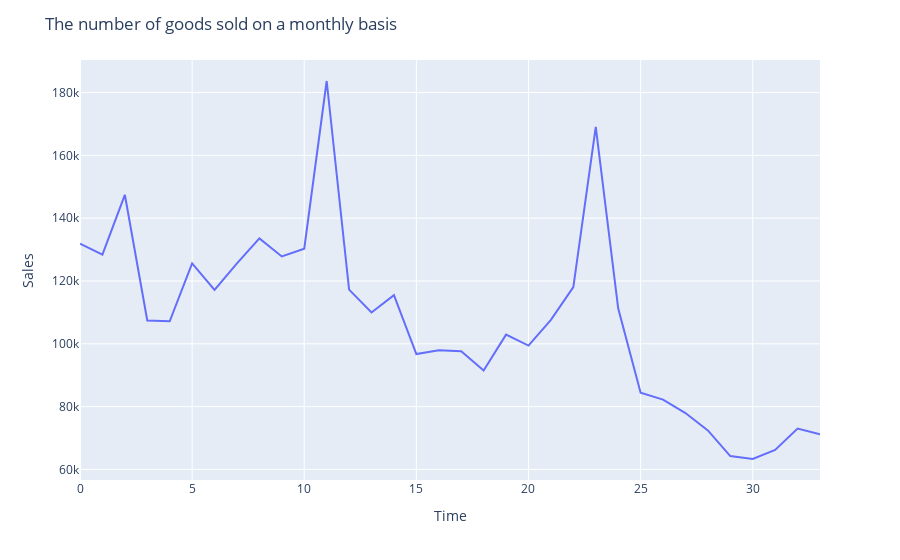

The notebook cell this image was saved under:
### Code cell
df_cnt_item = df.groupby('date_block_num').agg({'item_cnt_day':'sum'}).reset_index().rename(columns={'date_block_num':'number_of_month', 'item_cnt_day':'item_cnt'})
fig = px.line(df_cnt_item, x="number_of_month", y="item_cnt")
fig.update_layout(
    title='The number of goods sold on a monthly basis',
    xaxis_title='Time',
    yaxis_title='Sales')
fig.show()

### Figure 1 — Plotly figure (JSON) as saved in the notebook; plotly's stock layout.template omitted (floating-point values rounded to 4 significant figures)
{"data": [{"hovertemplate": "number_of_month=%{x}<br>item_cnt=%{y}<extra></extra>", "legendgroup": "", "line": {"color": "#636efa", "dash": "solid"}, "mode": "lines", "name": "", "orientation": "v", "showlegend": false, "type": "scatter", "x": [0, 1, 2, 3, 4, 5, 6, 7, 8, 9, 10, 11, 12, 13, 14, 15, 16, 17, 18, 19, 20, 21, 22, 23, 24, 25, 26, 27, 28, 29, 30, 31, 32, 33], "xaxis": "x", "y": [131849, 128382, 147438, 107439, 107147, 125583, 117165, 125586, 133551, 127815, 130270, 183670, 117243, 109974, 115500, 96744, 97937, 97623, 91504, 102910, 99427, 107623, 118050, 169054, 111299, 84419, 82233, 77948, 72435, 64237, 63316, 66196, 72989, 71184], "yaxis": "y"}], "layout": {"legend": {"tracegroupgap": 0}, "margin": {"t": 60}, "title": {"text": "The number of goods sold on a monthly basis"}, "xaxis": {"anchor": "y", "domain": [0, 1], "title": {"text": "Time"}}, "yaxis": {"anchor": "x", "domain": [0, 1], "title": {"text": "Sales"}}}}
